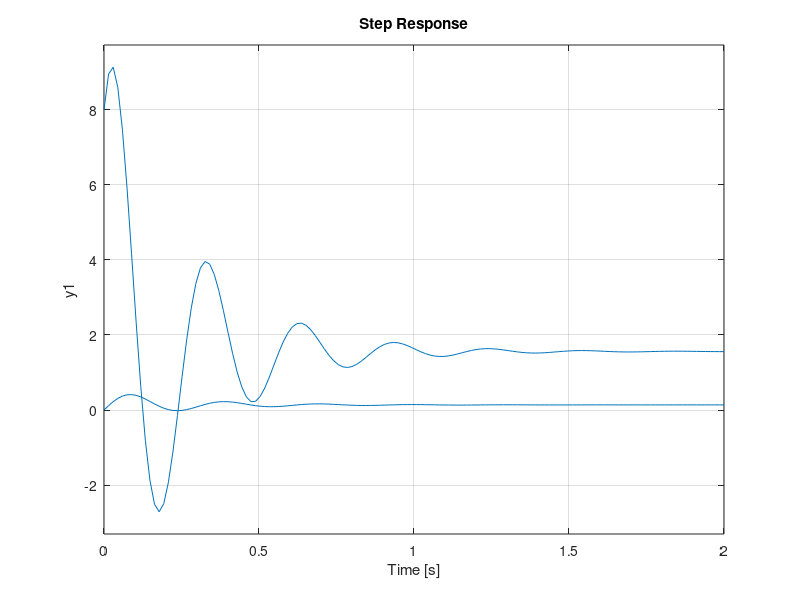
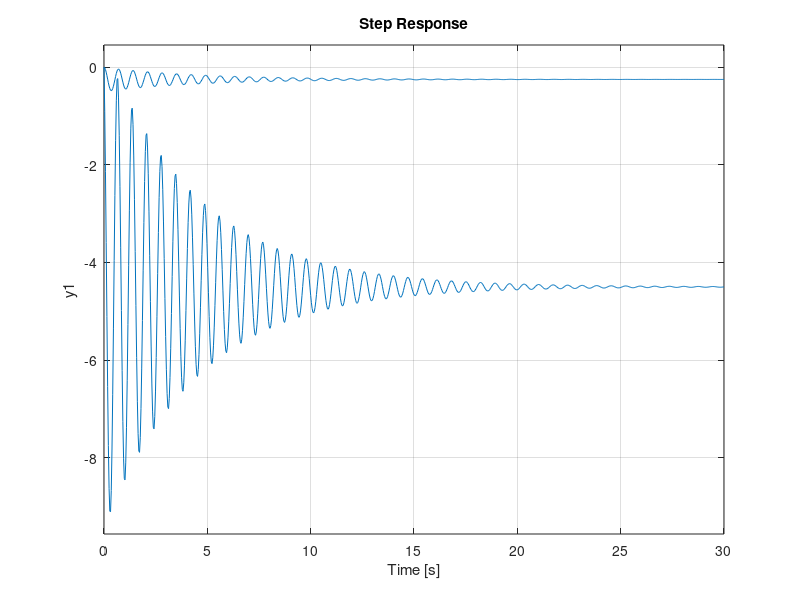

These charts were generated, in order, by the following MATLAB code:
%%   Filename: PreLab10.m
%  Assignment: Problem Set 5
%      Author: Michael Duncan
%        Date: 10/30/14
% Description: Graphs of root loci and step responses of 
% transfer functions from Lab 9

%close any open graphical windows and clear the variables
close all
clc
clear

s=tf('s');

%% Open Loop Transfer Functions
 G_1 = 8* (s+7.6)/(s^2+7.6*s+444);
 G_2 = 8* (s+11.4)*(s+7.6)/(s^2+7.6*s+444);
 G_3 = 7*1/14*-40/(s^2+0.44*s+80);
 G_4 = 7*1/14*-40*(s+18)/(s^2+0.44*s+80);
 
% G_msl1 = TransFun(1,3,1);
%% Root Loci
figure;
step(G_1)
hold on
step(G_2)

hold off
figure;
step(G_3)
hold on
step(G_4)
hold off

% figure(1)
% rlocus(G_m1)
% title('Root Locus (Motor Alone)')
% figure(2)
% rlocus(G_ml1)
% title('Root Locus (Motor and Load Inertia)')
% figure(3)
% rlocus(G_msl1)
% title('Root Locus (Motor, Spring and Load Inertia)')
% %% Responses
% % Kp = 1
% [R_m1,t_m1] = step(TransFun(1,1,0));
% [R_ml1,t_ml1] = step(TransFun(1,2,0));
% [R_msl1,t_msl1] = step(TransFun(1,3,0));
% % Kp = 2
% [R_m2,t_m2] = step(TransFun(2,1,0));
% [R_ml2,t_ml2] = step(TransFun(2,2,0));
% [R_msl2,t_msl2] = step(TransFun(2,3,0));
% % Kp = 5
% [R_m5,t_m5] = step(TransFun(5,1,0));
% [R_ml5,t_ml5] = step(TransFun(5,2,0));
% [R_msl5,t_msl5] = step(TransFun(5,3,0));
% %% Plot Responses
% figure(4)
% plot(t_m1,R_m1,'r-',t_m2,R_m2,'b--',t_m5,R_m5,'g-.')
% title('Step Responses with Varying Gain (Motor Alone)')
% xlabel('Time(s)')
% ylabel('Angular Velocity (rad/s)')
% legend('Kp=1','Kp=2','Kp=5')
% figure(5)
% plot(t_ml1,R_ml1,'r-',t_ml2,R_ml2,'b--',t_ml5,R_ml5,'g-.')
% title('Step Responses with Varying Gain (Motor and Load Inertia)')
% xlabel('Time(s)')
% ylabel('Angular Velocity (rad/s)')
% legend('Kp=1','Kp=2','Kp=5')
% figure(6)
% plot(t_msl1,R_msl1,'r-',t_msl2,R_msl2,'b--',t_msl5,R_msl5,'g-.')
% title('Step Responses with Varying Gain (Motor, Spring and Load Inertia)')
% xlabel('Time(s)')
% ylabel('Angular Velocity (rad/s)')
% legend('Kp=1','Kp=2','Kp=5')
% figure(7)
% plot(t_m2,R_m2,'r-',t_ml2,R_ml2,'b--',t_msl2,R_msl2,'g-.')
% title('Step Responses with Three Plant Configurations (Kp = 2)')
% xlabel('Time(s)')
% ylabel('Angular Velocity (rad/s)')
% legend('Motor alone','Motor and Load','Motor, Spring and Load')
